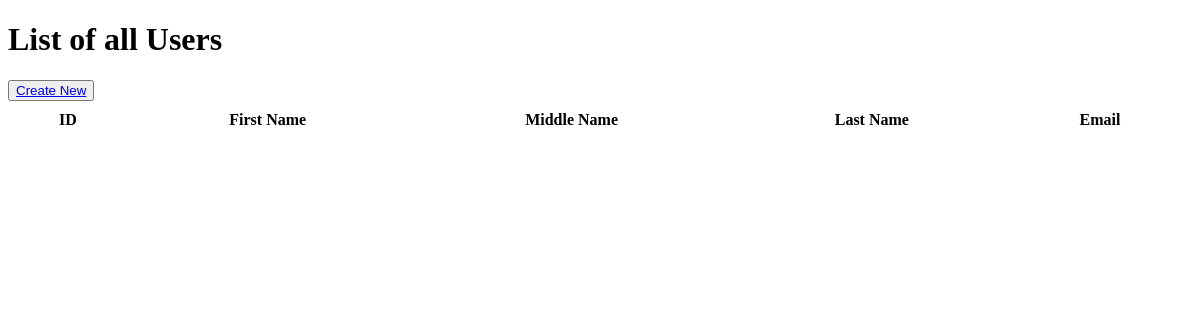
Before: /classbased/list/ with the older database file.
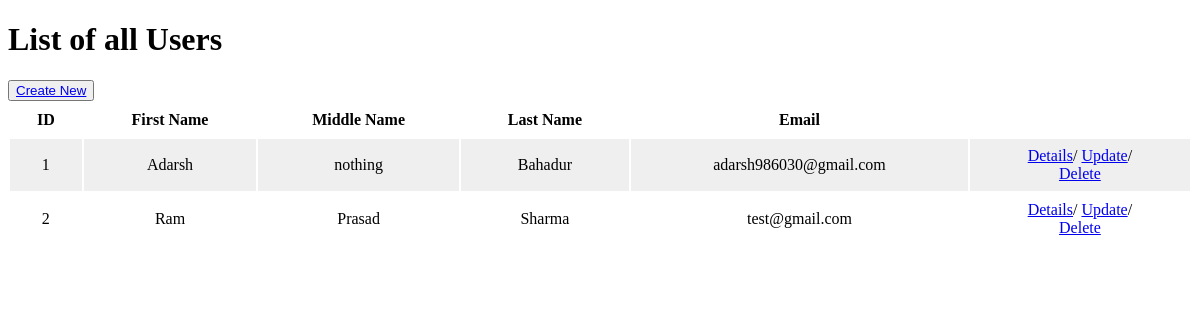
After: the same page with the newer database file.
### classbased/models.py (models this page shows)
class UserInfo(models.Model):
    first_name = models.CharField(max_length=100)
    middle_name = models.CharField(max_length=100, blank=True)
    last_name = models.CharField(max_length=100)
    email = models.EmailField()
    dob = models.DateField()
    bio = models.TextField()
    def __str__(self):
        return self.email

### classbased/crud_views.py (the view)
# urls.py: path('list/', List.as_view(), name='list'),
class List(ListView):
    template_name = 'classbased/list.html'
    model = UserInfo
    context_object_name = 'data'

### classbased/templates/classbased/list.html (shortened to what this page needs)
<!DOCTYPE html>
<html lang="en">
    <head>
    </head>
    <body>
        <h1>List of all Users</h1>
        <button><a href="{% url 'classbased:create' %}">Create New</a></button>
        <table>
            <tr>
                <th>ID</th>
                <th>First Name</th>
                <th>Middle Name</th>
                <th>Last Name</th>
                <th>Email</th>
            </tr>
            {% for item in data %}
            <tr>
                <td>{{item.id}}</td>
                <td>{{item.first_name}}</td>
                {% if not item.middle_name %}
                <td>-</td>
                {% else %}
                <td>{{item.middle_name}}</td>
                {% endif %}
                <td>{{item.last_name}}</td>
                <td>{{item.email}}</td>
                <td>
                    <a href="{% url 'classbased:detail' item.id %}">Details</a>/
                    <a href="{% url 'classbased:update' item.id %}">Update</a>/
                    <form
                        action="/classbased/delete/{{item.id}}"
                        method="post"
                        id="form-delete"
                    >
                        <a
                            href="#"
                            onclick="document.getElementById('form-delete').submit()"
                            >Delete
                        </a>
                    </form>
                </td>
            </tr>
            {% endfor %}
        </table>
    </body>
</html>

Changed rows visible on the page:
added UserInfo: id "1", first_name "Adarsh", middle_name "nothing", last_name "Bahadur", email "adarsh986030@gmail.com"
added UserInfo: id "2", first_name "Ram", middle_name "Prasad", last_name "Sharma", email "test@gmail.com"
